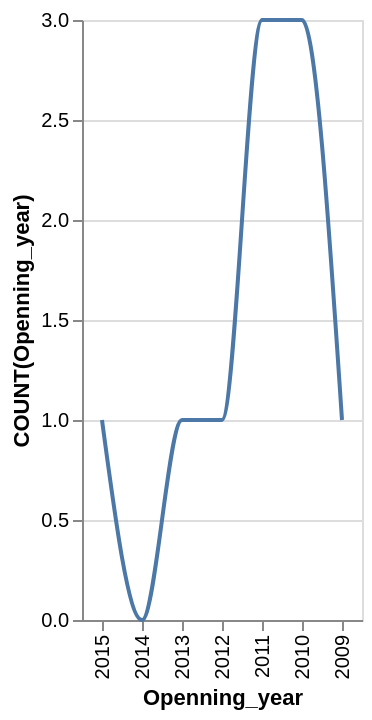

The Vega-Lite source for this figure:
### Vega-Lite specification from a JSON file in a GitHub repository (floating-point values rounded to 4 significant figures)
{"data": {"values": [{"x_data": "2015", "y_data": 1}, {"x_data": "2014", "y_data": 0}, {"x_data": "2013", "y_data": 1}, {"x_data": "2012", "y_data": 1}, {"x_data": "2011", "y_data": 3}, {"x_data": "2010", "y_data": 3}, {"x_data": "2009", "y_data": 1}]}, "mark": {"type": "line", "interpolate": "monotone"}, "encoding": {"x": {"field": "x_data", "type": "nominal", "title": "Openning_year", "sort": "descending"}, "y": {"field": "y_data", "type": "quantitative", "title": "COUNT(Openning_year)"}}}
